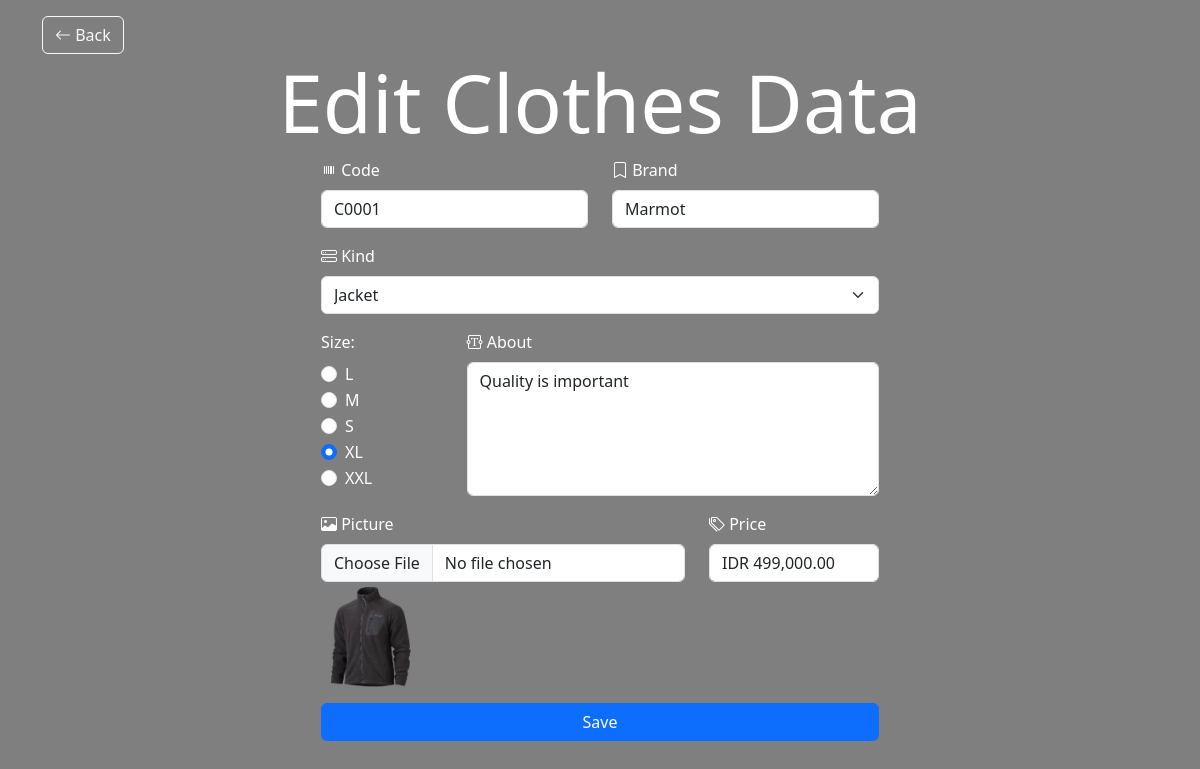
The page /edit_clothes.php?code_c=C0001 on the database its author committed.
### tables this page shows
CREATE TABLE `clothes` (
  `code_c` char(5) NOT NULL,
  `brand` varchar(100) NOT NULL,
  `ctgry_code_c` char(5) NOT NULL,
  `size` varchar(3) NOT NULL,
  `about` text NOT NULL,
  `picture` text NOT NULL,
  `price` varchar(1000) NOT NULL
);

CREATE TABLE `category_c` (
  `ctgry_code_c` char(5) NOT NULL,
  `kind` char(50) NOT NULL
);

### edit_clothes.php (the view, shortened to what this page needs)
<?php
include "connect.php";
$code_c = $_GET['code_c'];
$query = mysqli_query($con, "SELECT * FROM clothes WHERE code_c='$code_c'");
$rows = mysqli_fetch_array($query);
?>
<!DOCTYPE html>
<html lang="en">
<head>
    <link rel="stylesheet" href="css/bootstrap.min.css" />
    <link rel="stylesheet" href="https://cdn.jsdelivr.net/npm/bootstrap-icons@1.10.3/font/bootstrap-icons.css" />
</head>
<body class="clothes">
    <div class="container mt-3">
        <a href="clothes.php" class="btn btn-outline-light"><i class="bi bi-arrow-left"></i> Back</a>
        <h1 class="display-1 text-white text-center">Edit Clothes Data</h1>
        <form class="w-50 mx-auto text-white" method="post" enctype="multipart/form-data">
            <div class="row mb-3">
                <div class="col-6">
                    <label for="code_c" class="form-label"><i class="bi bi-upc"></i> Code</label>
                    <input id="code_c" type="text" class="form-control" name="code_c" value="<?= $rows['code_c'] ?>">
                </div>
                <div class="col-6">
                    <label for="brand" class="form-label"><i class="bi bi-bookmark"></i> Brand</label>
                    <input id="brand" type="text" class="form-control" name="brand" value="<?= $rows['brand'] ?>">
                </div>
            </div>
            <div class="mb-3">
                <label for="ctgry_code_c" class="form-label"><i class="bi bi-hdd-stack"></i> Kind</label>
                <select id="ctgry_code_c" type="text" class="form-select" name="ctgry_code_c">
                    <?php
                    $tampil = mysqli_query($con, "SELECT * FROM category_c ORDER BY kind");
                    while ($w = mysqli_fetch_array($tampil)) {
                        ?>
                        <option value="<?php echo $w['ctgry_code_c']; ?>" <?php echo ($w['ctgry_code_c'] == $rows['ctgry_code_c']) ? 'selected' : ''; ?>><?php echo $w['kind'] ?>
                        </option>
                        <?php
                    }
                    ?>
                </select>
            </div>
            <div class="row mb-3">
                <div class="col-3">
                    <label class="form-label">Size:</label>
                    <div class="form-check">
                        <input id="flexRadioDefault1" class="form-check-input" type="radio" value="L" name="size" <?php
                        if ($rows['size'] == "L") {
                            echo "checked";
                        } ?>>
                        <label for="flexRadioDefault1" class="form-check-label">
                            L
                        </label>
                    </div>
                    <div class="form-check">
                        <input id="flexRadioDefault2" class="form-check-input" type="radio" value="M" name="size" <?php
                        if ($rows['size'] == "M") {
                            echo "checked";
                        } ?>>
                        <label for="flexRadioDefault2" class="form-check-label">
                            M
                        </label>
                    </div>
                    <div class="form-check">
                        <input id="flexRadioDefault3" class="form-check-input" type="radio" value="S" name="size" <?php
                        if ($rows['size'] == "S") {
                            echo "checked";
                        } ?>>
                        <label for="flexRadioDefault3" class="form-check-label">
                            S
                        </label>
                    </div>
                    <div class="form-check">
                        <input id="flexRadioDefault4" class="form-check-input" type="radio" value="XL" name="size" <?php
                        if ($rows['size'] == "XL") {
                            echo "checked";
                        } ?>>
                        <label for="flexRadioDefault4" class="form-check-label">
                            XL
                        </label>
                    </div>
                    <div class="form-check">
                        <input id="flexRadioDefault5" class="form-check-input" type="radio" value="XXL" name="size" <?php
                        if ($rows['size'] == "XXL") {
                            echo "checked";
                        } ?>>
                        <label for="flexRadioDefault5" class="form-check-label">
                            XXL
                        </label>
                    </div>
                </div>
                <div class="col-9">
                    <label for="about" class="form-label"><i class="bi bi-textarea-t"></i> About</label>
                    <textarea id="about" class="form-control" rows="5" name="about"><?= $rows['about'] ?></textarea>
                </div>
            </div>
            <div class="row mb-3">
                <div class="col-8">
                    <label for="formFile" class="form-label"><i class="bi bi-image"></i> Picture</label>
                    <input id="formFile" type="file" class="form-control" name="picture">
                    <img src="img/clothes/<?= $rows['picture'] ?>" alt="picture" style="width: 100px; margin-top: 5px;">
                </div>
                <div class="col-4">
                    <label for="price" class="form-label"><i class="bi bi-tags"></i> Price</label>
                    <input id="price" type="text" class="form-control" name="price" value="<?= $rows['price'] ?>">
                </div>
            </div>
            <button type="submit" name="save" class="btn btn-primary mx-auto w-100"
                style="display: block;">Save</button>
        </form>
    </div>
</body>
</html>

### edit_clothes.php (style rules this page uses)
body { height: 100vh; background-image: linear-gradient(rgba(0, 0, 0, 0.5), rgba(0, 0, 0, 0.5)), url("img/clothes.jpg"); background-position: center; background-size: cover; }

### rows shown on the page
clothes: code_c "C0001", brand "Marmot", ctgry_code_c "Jacket", size "☐ L", size "☐ M", size "☐ S", size "☑ XL", size "☐ XXL", about "Quality is important", picture (picture), price "IDR 499,000.00"
